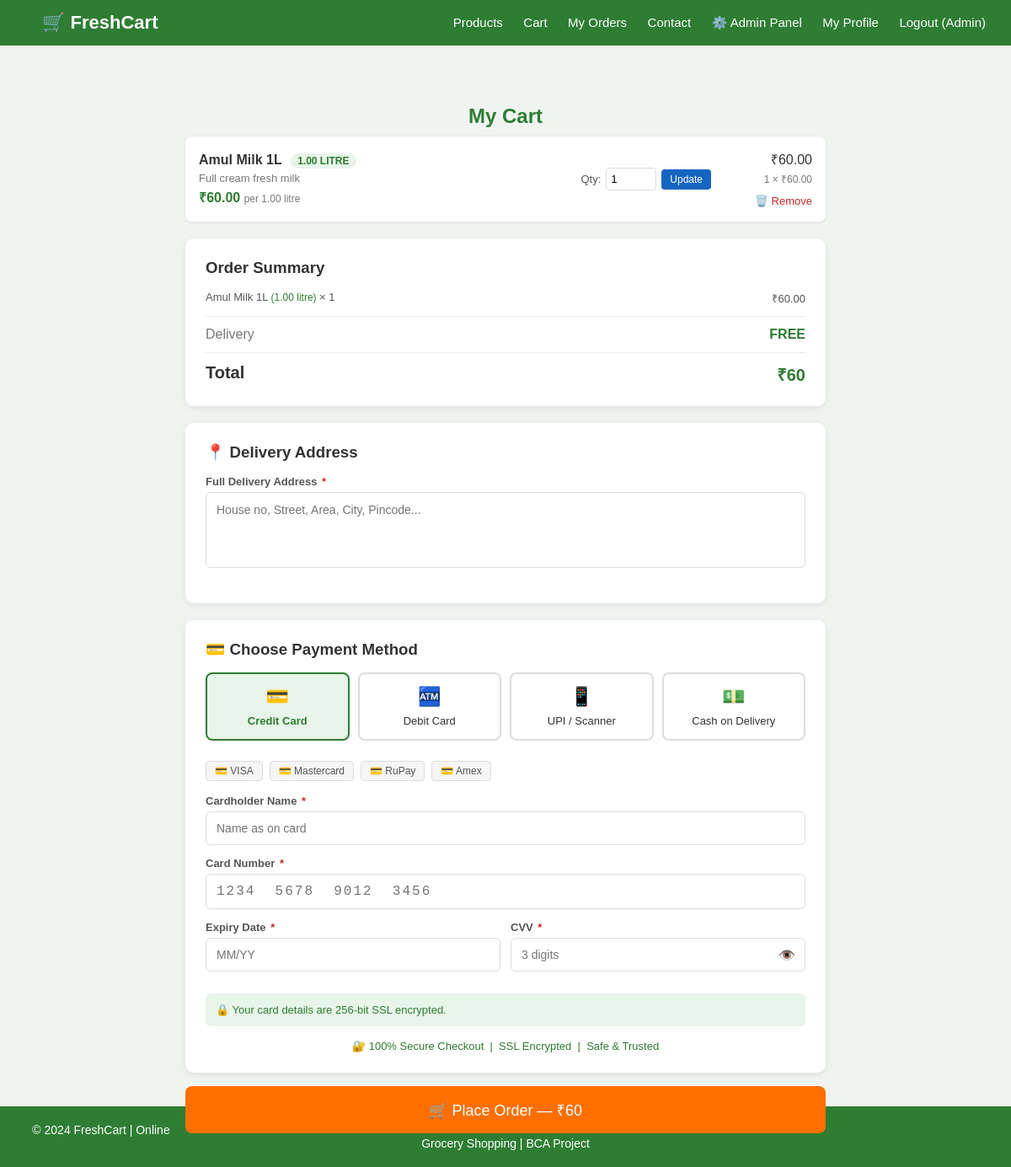
/cart.php (signed in), run on the app's committed database.
### tables this page shows
CREATE TABLE `cart` (
  `id` int(11) NOT NULL,
  `user_id` int(11) NOT NULL,
  `product_id` int(11) NOT NULL,
  `quantity` int(11) DEFAULT 1,
  `added_at` timestamp NOT NULL DEFAULT current_timestamp()
);

CREATE TABLE `products` (
  `id` int(11) NOT NULL,
  `category_id` int(11) DEFAULT NULL,
  `name` varchar(150) NOT NULL,
  `description` text DEFAULT NULL,
  `price` decimal(10,2) NOT NULL,
  `stock` int(11) DEFAULT 0,
  `image` varchar(255) DEFAULT NULL,
  `created_at` timestamp NOT NULL DEFAULT current_timestamp(),
  `unit` varchar(20) DEFAULT 'kg',
  `unit_value` decimal(10,2) DEFAULT 1.00
);

### cart.php (the view, shortened to what this page needs)
<?php
include 'db_connect.php';
$user_id = $_SESSION['user_id'];
$sql    = "SELECT cart.id, products.name, products.price, products.description,
                  products.stock, products.unit, products.unit_value, cart.quantity,
                  (products.price * cart.quantity) AS subtotal
           FROM cart
           JOIN products ON cart.product_id = products.id
           WHERE cart.user_id = $user_id";
$result = mysqli_query($conn, $sql);
$total  = 0;
$items  = [];
while($row = mysqli_fetch_assoc($result)) {
    $items[] = $row;
    $total  += $row['subtotal'];
}
?>
<!DOCTYPE html>
<html>
<head>
    <link rel="stylesheet" href="css/style.css">
</head>
<body>
<nav class="navbar">
    <a href="index.php" class="logo">🛒 FreshCart</a>
    <div>
        <a href="products.php">Products</a>
        <a href="cart.php">Cart</a>
        <a href="orders.php">My Orders</a>
        <a href="contact.php">Contact</a>
        <?php if(isset($_SESSION['user_role']) && $_SESSION['user_role'] == 'admin'): ?>
            <a href="admin/dashboard.php">⚙️ Admin Panel</a>
        <?php endif; ?>
        <a href="profile.php">My Profile</a>
        <a href="logout.php">Logout (<?php echo htmlspecialchars($_SESSION['user_name']); ?>)</a>
    </div>
</nav>
<div class="cart-container">
    <h2 class="page-heading">My Cart</h2>
    <?php if(empty($items)): ?>
        <div style="text-align:center; padding:60px;">
            <div style="font-size:64px; margin-bottom:16px;">🛒</div>
            <p style="font-size:18px; color:#777;">Your cart is empty!</p>
            <a href="products.php" class="btn-add"
               style="margin-top:20px; display:inline-block; padding:12px 28px;">
                Browse Products
            </a>
        </div>
    <?php else: ?>
        <?php foreach($items as $item): ?>
        <div class="cart-item">
            <div style="flex:1;">
                <strong style="font-size:16px;"><?php echo htmlspecialchars($item['name']); ?></strong>
                <span class="unit-tag">
                    <?php echo $item['unit_value'].' '.strtoupper($item['unit']); ?>
                </span>
                <p style="color:#777; font-size:13px; margin:4px 0;">
                    <?php echo htmlspecialchars($item['description']); ?>
                </p>
                <p style="color:#2e7d32; font-weight:bold; margin:0;">
                    ₹<?php echo $item['price']; ?>
                    <span style="font-size:12px; font-weight:normal; color:#777;">
                        per <?php echo $item['unit_value'].' '.$item['unit']; ?>
                    </span>
                </p>
            </div>
            <div style="display:flex; align-items:center; gap:10px; margin:0 20px;">
                <form method="POST" style="display:flex; align-items:center; gap:6px;">
                    <label style="font-size:13px; color:#555;">Qty:</label>
                    <input type="number" name="quantity" value="<?php echo $item['quantity']; ?>"
                           min="1" max="<?php echo $item['stock']; ?>"
                           style="width:60px; padding:5px; border:1px solid #ddd; border-radius:4px;">
                    <button type="submit" name="update_qty"
                            style="padding:5px 10px; background:#1565c0; color:white;
                                   border:none; border-radius:4px; cursor:pointer; font-size:12px;">
                        Update
                    </button>
                </form>
            </div>
            <div style="text-align:right; min-width:100px;">
                <p class="price" style="margin-bottom:4px;">₹<?php echo $item['subtotal']; ?></p>
                <p style="font-size:12px; color:#777; margin-bottom:8px;">
                    <?php echo $item['quantity']; ?> × ₹<?php echo $item['price']; ?>
                </p>
                <a href="cart.php?remove=<?php echo $item['id']; ?>"
                   style="color:#c62828; font-size:13px; text-decoration:none;"
                   onclick="return confirm('Remove this item?')">
                    🗑️ Remove
                </a>
            </div>
        </div>
        <?php endforeach; ?>
        <div style="background:white; border-radius:10px; padding:24px;
                    box-shadow:0 2px 8px rgba(0,0,0,0.08); margin-top:20px;">
            <h3 style="margin-bottom:16px; color:#333;">Order Summary</h3>
            <?php foreach($items as $item): ?>
            <div style="display:flex; justify-content:space-between;
                        margin-bottom:6px; font-size:13px; color:#555;">
                <span>
                    <?php echo htmlspecialchars($item['name']); ?>
                    <span style="color:#2e7d32; font-size:12px;">
                        (<?php echo $item['unit_value'].' '.$item['unit']; ?>)
                    </span>
                    × <?php echo $item['quantity']; ?>
                </span>
                <span>₹<?php echo $item['subtotal']; ?></span>
            </div>
            <?php endforeach; ?>
            <hr style="margin:12px 0; border:none; border-top:1px solid #eee;">
            <div style="display:flex; justify-content:space-between; margin-bottom:8px;">
                <span style="color:#777;">Delivery</span>
                <span style="color:#2e7d32; font-weight:bold;">FREE</span>
            </div>
            <hr style="margin:12px 0; border:none; border-top:1px solid #eee;">
            <div style="display:flex; justify-content:space-between; font-size:20px; font-weight:bold;">
                <span>Total</span>
                <span style="color:#2e7d32;">₹<?php echo $total; ?></span>
            </div>
        </div>
        <form method="POST" action="place_order.php" id="orderForm" onsubmit="return validatePayment()">
            <div class="payment-section">
                <h3 style="margin-bottom:16px; color:#333;">📍 Delivery Address</h3>
                <div class="field-group">
                    <label>Full Delivery Address <span>*</span></label>
                    <textarea name="delivery_address" id="delivery_address"
                              placeholder="House no, Street, Area, City, Pincode..."
                              required
                              style="width:100%; padding:12px; border:1.5px solid #ddd;
                                     border-radius:6px; height:90px; font-size:14px;
                                     resize:none; box-sizing:border-box; outline:none;
                                     transition:border-color 0.2s;"
                              oninput="validateAddress()"></textarea>
                </div>
            </div>
            <div class="payment-section">
                <h3 style="margin-bottom:16px; color:#333;">💳 Choose Payment Method</h3>
                <div class="payment-tabs">
                    <button type="button" class="pay-tab active" onclick="switchTab('credit_card', this)">
                        <span class="tab-icon">💳</span>Credit Card
                    </button>
                    <button type="button" class="pay-tab" onclick="switchTab('debit_card', this)">
                        <span class="tab-icon">🏧</span>Debit Card
                    </button>
                    <button type="button" class="pay-tab" onclick="switchTab('upi', this)">
                        <span class="tab-icon">📱</span>UPI / Scanner
                    </button>
                    <button type="button" class="pay-tab" onclick="switchTab('cod', this)">
                        <span class="tab-icon">💵</span>Cash on Delivery
                    </button>
                </div>
                <div class="card-form active" id="form_credit_card">
                    <div class="card-icons">
                        <span class="card-icon">💳 VISA</span>
                        <span class="card-icon">💳 Mastercard</span>
                        <span class="card-icon">💳 RuPay</span>
                        <span class="card-icon">💳 Amex</span>
                    </div>
                    <div class="field-group">
                        <label>Cardholder Name <span>*</span></label>
                        <input type="text" id="cc_name" placeholder="Name as on card"
                               maxlength="50" oninput="liveValidate('cc_name')">
                    </div>
                    <div class="field-group">
                        <label>Card Number <span>*</span></label>
                        <input type="text" id="cc_number" placeholder="1234  5678  9012  3456"
                               maxlength="19" class="card-number-input"
                               oninput="formatCardNumber(this); liveValidate('cc_number')">
                    </div>
                    <div class="form-row">
                        <div class="field-group">
                            <label>Expiry Date <span>*</span></label>
                            <input type="text" id="cc_expiry" placeholder="MM/YY"
                                   maxlength="5" oninput="formatExpiry(this); liveValidate('cc_expiry')">
                        </div>
                        <div class="field-group">
                            <label>CVV <span>*</span></label>
                            <div class="input-with-toggle">
                                <input type="password" id="cc_cvv" placeholder="3 digits"
                                       maxlength="3" oninput="liveValidate('cc_cvv')">
                                <span class="toggle-cvv" onclick="toggleCVV('cc_cvv')">👁️</span>
                            </div>
                        </div>
                    </div>
                    <div style="background:#e8f5e9; border-radius:6px; padding:12px;
                                font-size:13px; color:#2e7d32; margin-top:4px;">
                        🔒 Your card details are 256-bit SSL encrypted.
                    </div>
                </div>
                <div class="secure-badge">
                    🔐 100% Secure Checkout &nbsp;|&nbsp; SSL Encrypted &nbsp;|&nbsp; Safe & Trusted
                </div>
            </div>
            <button type="submit" class="btn-order"
                    style="width:100%; text-align:center; margin-top:16px;
                           font-size:18px; padding:16px; border-radius:8px;">
                🛒 Place Order — ₹<?php echo $total; ?>
            </button>
        </form>
    <?php endif; ?>
</div>
<footer class="footer">
    <p>© 2024 FreshCart | Online Grocery Shopping | BCA Project</p>
</footer>
</body>
</html>

### css/style.css (style rules this page uses)
* { margin: 0; padding: 0; box-sizing: border-box; font-family: Arial, sans-serif; }
body { background: #f0f4f0; color: #333; }
.navbar { background: #2e7d32; padding: 14px 30px; display: flex; justify-content: space-between; align-items: center; }
.navbar .logo { color: white; font-size: 22px; font-weight: bold; text-decoration: none; }
.navbar a { color: white; text-decoration: none; margin-left: 20px; font-size: 15px; }
.cart-container { max-width: 800px; margin: 40px auto; padding: 0 20px; }
.cart-item { background: white; padding: 16px; border-radius: 8px; display: flex; justify-content: space-between; align-items: center; margin-bottom: 12px; box-shadow: 0 1px 4px rgba(0,0,0,0.08); }
.btn-order { background: #ff6f00; color: white; padding: 12px 30px; border: none; border-radius: 8px; font-size: 16px; cursor: pointer; margin-top: 16px; float: right; }
.page-heading { text-align: center; padding: 30px 0 10px; font-size: 24px; color: #2e7d32; }
.footer { background: #2e7d32; color: white; text-align: center; padding: 20px; margin-top: 40px; font-size: 14px; }
.form-row { display: flex; gap: 12px; margin-bottom: 12px; }
.form-row input, .form-row select { flex: 1; padding: 10px; border: 1px solid #ddd; border-radius: 6px; font-size: 14px; }

### cart.php (style rules this page uses)
.payment-section { background: white; border-radius: 10px; padding: 24px; box-shadow: 0 2px 8px rgba(0,0,0,0.08); margin-top: 20px; }
.payment-tabs { display: grid; grid-template-columns: repeat(4, 1fr); gap: 10px; margin-bottom: 24px; }
.pay-tab { padding: 12px 8px; border: 2px solid #ddd; border-radius: 8px; text-align: center; cursor: pointer; font-size: 13px; background: white; color: #333; transition: all 0.2s; line-height: 1.4; }
.pay-tab .tab-icon { font-size: 22px; display: block; margin-bottom: 4px; }
.pay-tab.active { border-color: #2e7d32; background: #e8f5e9; color: #2e7d32; font-weight: bold; }
.card-form { display: none; }
.card-form.active { display: block; }
.field-group { margin-bottom: 14px; }
.field-group label { display: block; font-size: 13px; font-weight: bold; color: #555; margin-bottom: 5px; }
.field-group label span { color: #c62828; margin-left:2px; }
.field-group input { width: 100%; padding: 11px 12px; border: 1.5px solid #ddd; border-radius: 6px; font-size: 14px; outline: none; box-sizing: border-box; transition: border-color 0.2s; }
.form-row { display: flex; gap: 12px; }
.form-row .field-group { flex: 1; }
.card-icons { display: flex; gap: 8px; margin-bottom: 16px; flex-wrap: wrap; }
.card-icon { background: #f5f5f5; border: 1px solid #ddd; border-radius: 4px; padding: 4px 10px; font-size: 12px; color: #555; }
.card-number-input { font-family: monospace; font-size: 16px !important; letter-spacing: 2px; }
.secure-badge { display: flex; align-items: center; justify-content: center; gap: 6px; color: #2e7d32; font-size: 13px; margin-top: 16px; }
.input-with-toggle { position: relative; }
.input-with-toggle input { padding-right: 44px; }
.toggle-cvv { position: absolute; right: 12px; top: 50%; transform: translateY(-50%); cursor: pointer; font-size: 16px; color: #777; }
.unit-tag { display: inline-block; background: #e8f5e9; color: #2e7d32; padding: 2px 8px; border-radius:12px; font-size:12px; font-weight: bold; margin-left: 6px; }

### data on the page
cart: product.name "Amul Milk 1L", product.unit_value "1.00", product.unit "LITRE", product.description "Full cream fresh milk", product.price "60.00", product.unit "litre", quantity "1", subtotal "60.00"

### other printed values
$_SESSION['user_name'] "Admin"
$total "60"
